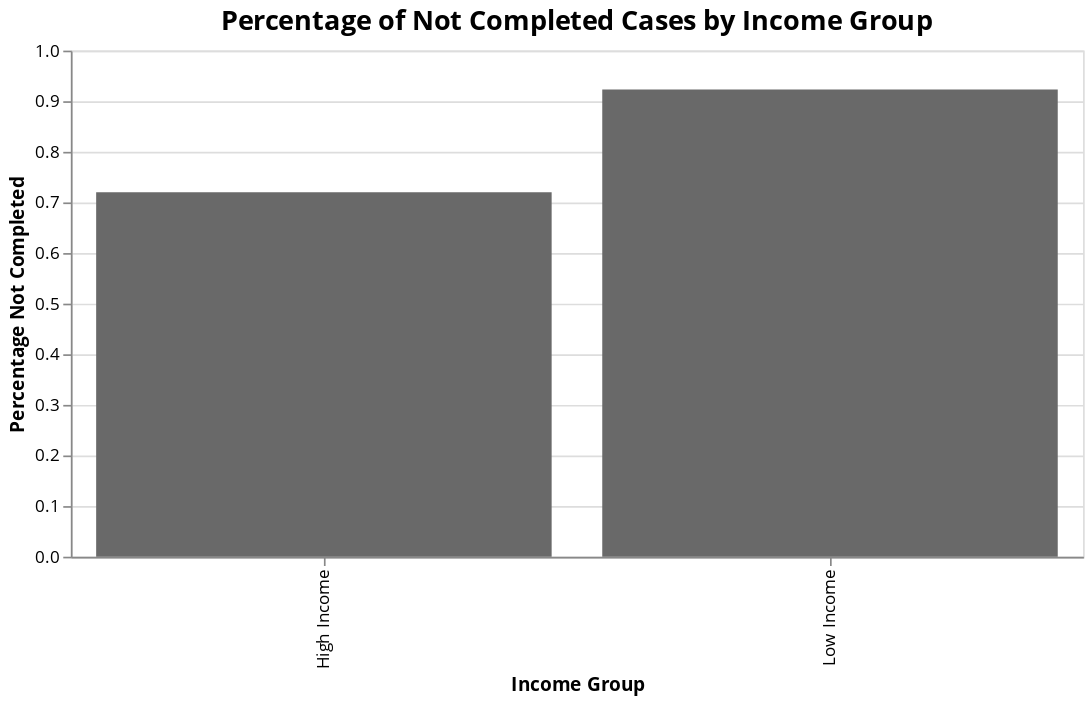

The notebook cell saved with this chart:
### Code cell
#  percentages for low-income neighborhoods
low_income_percentage = low_income_df[low_income_df['case_status'] == 'Not Completed'] \
    .groupby(['neighborhood']).size().reset_index(name='count')
low_income_percentage['total_cases'] = low_income_df.groupby('neighborhood').size().reset_index(name='total_cases')['total_cases']

low_income_percentage['percentage'] = low_income_percentage['count'] / low_income_percentage['total_cases'] * 100
low_income_percentage['income_group'] = 'Low Income'

#  percentages for high-income neighborhoods
high_income_percentage = high_income_df[high_income_df['case_status'] == 'Not Completed'] \
    .groupby(['neighborhood']).size().reset_index(name='count')
high_income_percentage['total_cases'] = high_income_df.groupby('neighborhood').size().reset_index(name='total_cases')['total_cases']
high_income_percentage['percentage'] = high_income_percentage['count'] / high_income_percentage['total_cases'] * 100
high_income_percentage['income_group'] = 'High Income'


new_row = pd.DataFrame([{'neighborhood': 'Mission Hill', 'count': 0, "total_cases": 0, "percentage": 0, "income_group": "Low Income"}])

low_income_percentage.loc[1, 'percentage'] = 1.6985

low_income_percentage = pd.concat([low_income_percentage, new_row], ignore_index=True)

# Aggregate the data
low_income_percentage_agg = low_income_percentage[['percentage', 'income_group']].groupby('income_group').mean().reset_index()

high_income_percentage_agg = high_income_percentage[['percentage', 'income_group']].groupby('income_group').mean().reset_index()

# combine dfs
combined_percentage_df = pd.concat([low_income_percentage_agg, high_income_percentage_agg])


color_scale = alt.Scale(
    domain=['Low Income', 'High Income'],
    range=['#696969', '#696969']  # dimgray and tan
)

open_sans_font = 'Open Sans'

# Chart
chart = alt.Chart(combined_percentage_df).mark_bar().encode(
    x=alt.X('income_group:N', title='Income Group'),
    y=alt.Y('percentage:Q', title='Percentage Not Completed'),
    color=alt.Color('income_group:N', scale=color_scale, legend=None),  # Use consistent color scheme
    tooltip=['income_group', 'percentage:Q']
).properties(
    title='Percentage of Not Completed Cases by Income Group',
    width=600
).configure_title(
    font=open_sans_font,
    fontSize=16
).configure_axis(
    labelFont=open_sans_font,
    titleFont=open_sans_font
).configure_legend(
    labelFont=open_sans_font,
    titleFont=open_sans_font
)

chart

### Figure 1 — Vega-Lite specification as saved in the notebook (floating-point values rounded to 4 significant figures)
{"config": {"view": {"continuousWidth": 300, "continuousHeight": 300}, "axis": {"labelFont": "Open Sans", "titleFont": "Open Sans"}, "legend": {"labelFont": "Open Sans", "titleFont": "Open Sans"}, "title": {"font": "Open Sans", "fontSize": 16}}, "data": {"name": "data-9612da42debbd244f6d79d720a5d885e"}, "mark": {"type": "bar"}, "encoding": {"color": {"field": "income_group", "legend": null, "scale": {"domain": ["Low Income", "High Income"], "range": ["#696969", "#696969"]}, "type": "nominal"}, "tooltip": [{"field": "income_group", "type": "nominal"}, {"field": "percentage", "type": "quantitative"}], "x": {"field": "income_group", "title": "Income Group", "type": "nominal"}, "y": {"field": "percentage", "title": "Percentage Not Completed", "type": "quantitative"}}, "title": "Percentage of Not Completed Cases by Income Group", "width": 600, "$schema": "https://vega.github.io/schema/vega-lite/v5.20.1.json", "datasets": {"data-9612da42debbd244f6d79d720a5d885e": [{"income_group": "Low Income", "percentage": 0.9233}, {"income_group": "High Income", "percentage": 0.7201}]}}
